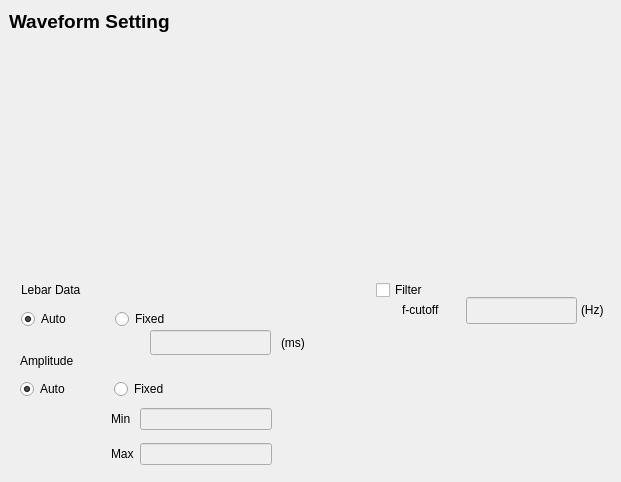
     <widget class="QWidget" name="tab_5">
      <attribute name="icon">
       <iconset resource="../icon.qrc">
        <normaloff>:/icon/icon_waveform.png</normaloff>:/icon/icon_waveform.png</iconset>
      </attribute>
      <attribute name="title">
       <string>Waveform</string>
      </attribute>
      <widget class="QWidget" name="verticalLayoutWidget_2">
       <property name="geometry">
        <rect>
         <x>10</x>
         <y>40</y>
         <width>601</width>
         <height>221</height>
        </rect>
       </property>
       <layout class="QVBoxLayout" name="VL_Wave"/>
      </widget>
      <widget class="QLabel" name="label_8">
       <property name="geometry">
        <rect>
         <x>21</x>
         <y>282</y>
         <width>121</width>
         <height>16</height>
        </rect>
       </property>
       <property name="text">
        <string>Lebar Data</string>
       </property>
      </widget>
      <widget class="QLineEdit" name="line_len_waveform">
       <property name="enabled">
        <bool>false</bool>
       </property>
       <property name="geometry">
        <rect>
         <x>150</x>
         <y>330</y>
         <width>121</width>
         <height>25</height>
        </rect>
       </property>
      </widget>
      <widget class="QLabel" name="label_11">
       <property name="geometry">
        <rect>
         <x>281</x>
         <y>335</y>
         <width>31</width>
         <height>16</height>
        </rect>
       </property>
       <property name="text">
        <string>(ms)</string>
       </property>
      </widget>
      <widget class="QLabel" name="label_12">
       <property name="geometry">
        <rect>
         <x>9</x>
         <y>6</y>
         <width>601</width>
         <height>31</height>
        </rect>
       </property>
       <property name="text">
        <string>&lt;!DOCTYPE HTML PUBLIC &quot;-//W3C//DTD HTML 4.0//EN&quot; &quot;http://www.w3.org/TR/REC-html40/strict.dtd&quot;&gt;
&lt;html&gt;&lt;head&gt;&lt;meta name=&quot;qrichtext&quot; content=&quot;1&quot; /&gt;&lt;style type=&quot;text/css&quot;&gt;
p, li { white-space: pre-wrap; }
&lt;/style&gt;&lt;/head&gt;&lt;body style=&quot; font-family:'Ubuntu'; font-size:11pt; font-weight:400; font-style:normal;&quot;&gt;
&lt;p style=&quot; margin-top:0px; margin-bottom:0px; margin-left:0px; margin-right:0px; -qt-block-indent:0; text-indent:0px;&quot;&gt;&lt;span style=&quot; font-family:'Sans Serif'; font-size:14pt; font-weight:600;&quot;&gt;Waveform Setting&lt;/span&gt;&lt;/p&gt;&lt;/body&gt;&lt;/html&gt;</string>
       </property>
      </widget>
      <widget class="QLabel" name="label_29">
       <property name="geometry">
        <rect>
         <x>20</x>
         <y>351</y>
         <width>121</width>
         <height>20</height>
        </rect>
       </property>
       <property name="text">
        <string>Amplitude</string>
       </property>
      </widget>
      <widget class="QWidget" name="layoutWidget">
       <property name="geometry">
        <rect>
         <x>20</x>
         <y>375</y>
         <width>181</width>
         <height>29</height>
        </rect>
       </property>
       <layout class="QGridLayout" name="gridLayout">
        <item row="0" column="0">
         <widget class="QRadioButton" name="rad_auto_wave">
          <property name="text">
           <string>Auto</string>
          </property>
          <property name="checked">
           <bool>true</bool>
          </property>
         </widget>
        </item>
        <item row="0" column="1">
         <widget class="QRadioButton" name="rad_fixed_wave">
          <property name="text">
           <string>Fixed</string>
          </property>
         </widget>
        </item>
       </layout>
      </widget>
      <widget class="QWidget" name="layoutWidget">
       <property name="geometry">
        <rect>
         <x>111</x>
         <y>401</y>
         <width>161</width>
         <height>72</height>
        </rect>
       </property>
       <layout class="QGridLayout" name="gridLayout_3">
        <item row="0" column="0">
         <widget class="QLabel" name="label_10">
          <property name="text">
           <string>Min</string>
          </property>
         </widget>
        </item>
        <item row="0" column="1">
         <widget class="QLineEdit" name="line_amp_waveform_min">
          <property name="enabled">
           <bool>false</bool>
          </property>
         </widget>
        </item>
        <item row="1" column="0">
         <widget class="QLabel" name="label_28">
          <property name="text">
           <string>Max</string>
          </property>
         </widget>
        </item>
        <item row="1" column="1">
         <widget class="QLineEdit" name="line_amp_waveform_max">
          <property name="enabled">
           <bool>false</bool>
          </property>
         </widget>
        </item>
       </layout>
      </widget>
      <widget class="QWidget" name="layoutWidget_3">
       <property name="geometry">
        <rect>
         <x>21</x>
         <y>305</y>
         <width>181</width>
         <height>29</height>
        </rect>
       </property>
       <layout class="QGridLayout" name="gridLayout_8">
        <item row="0" column="0">
         <widget class="QRadioButton" name="rad_auto_len_wave">
          <property name="minimumSize">
           <size>
            <width>1</width>
            <height>0</height>
           </size>
          </property>
          <property name="text">
           <string>Auto</string>
          </property>
          <property name="checked">
           <bool>true</bool>
          </property>
         </widget>
        </item>
        <item row="0" column="1">
         <widget class="QRadioButton" name="rad_fixed_len_wave">
          <property name="text">
           <string>Fixed</string>
          </property>
         </widget>
        </item>
       </layout>
      </widget>
      <widget class="QCheckBox" name="cb_en_filter">
       <property name="geometry">
        <rect>
         <x>376</x>
         <y>279</y>
         <width>97</width>
         <height>22</height>
        </rect>
       </property>
       <property name="text">
        <string>Filter</string>
       </property>
      </widget>
      <widget class="QLabel" name="label_33">
       <property name="geometry">
        <rect>
         <x>402</x>
         <y>301</y>
         <width>61</width>
         <height>17</height>
        </rect>
       </property>
       <property name="text">
        <string>f-cutoff</string>
       </property>
      </widget>
      <widget class="QLineEdit" name="line_fcutoff">
       <property name="enabled">
        <bool>false</bool>
       </property>
       <property name="geometry">
        <rect>
         <x>466</x>
         <y>297</y>
         <width>111</width>
         <height>27</height>
        </rect>
       </property>
      </widget>
      <widget class="QLabel" name="label_34">
       <property name="geometry">
        <rect>
         <x>581</x>
         <y>302</y>
         <width>31</width>
         <height>16</height>
        </rect>
       </property>
       <property name="text">
        <string>(Hz)</string>
       </property>
      </widget>
     </widget>
